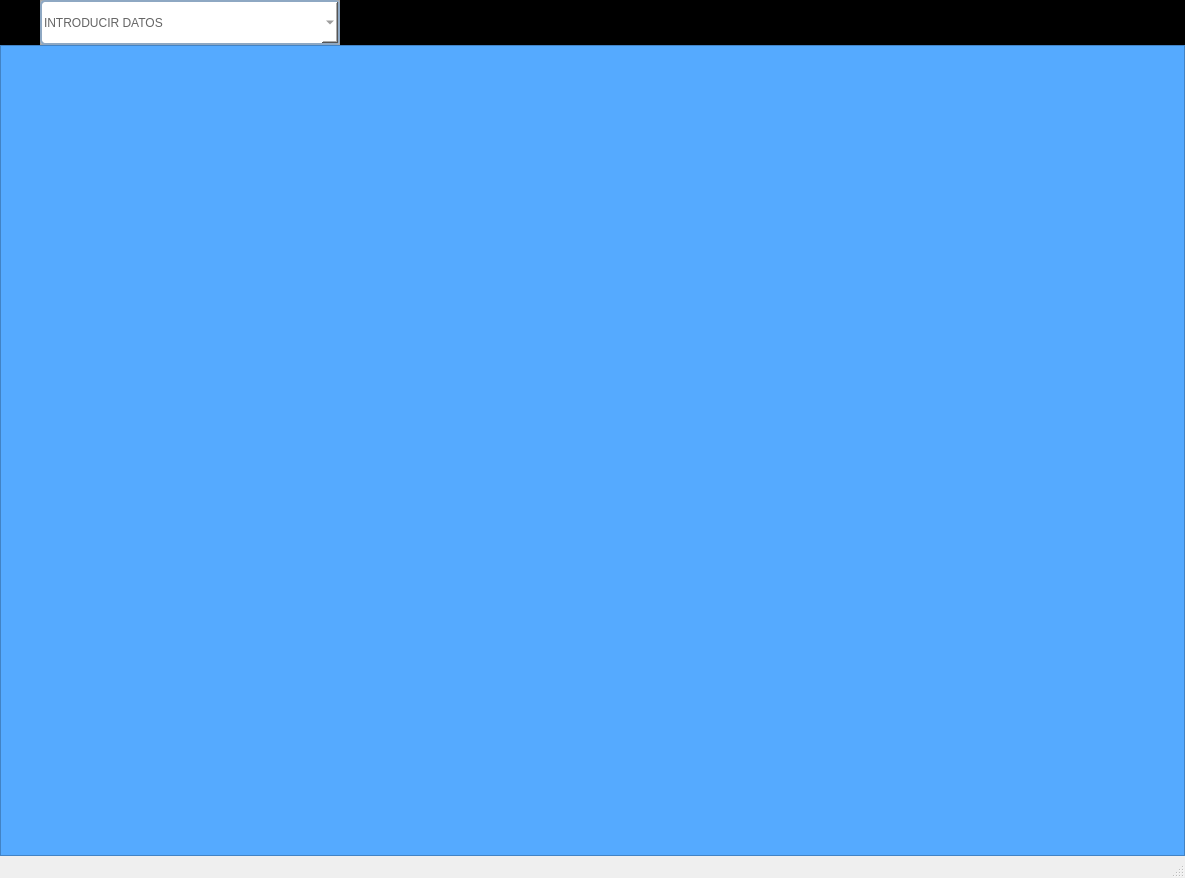
<?xml version="1.0" encoding="UTF-8"?>
<ui version="4.0">
 <class>MainWindow</class>
 <widget class="QMainWindow" name="MainWindow">
  <property name="geometry">
   <rect>
    <x>0</x>
    <y>0</y>
    <width>1185</width>
    <height>878</height>
   </rect>
  </property>
  <property name="windowTitle">
   <string>MainWindow</string>
  </property>
  <widget class="QWidget" name="centralwidget">
   <layout class="QVBoxLayout" name="verticalLayout" stretch="0,0">
    <property name="spacing">
     <number>0</number>
    </property>
    <property name="leftMargin">
     <number>0</number>
    </property>
    <property name="topMargin">
     <number>0</number>
    </property>
    <property name="rightMargin">
     <number>0</number>
    </property>
    <property name="bottomMargin">
     <number>0</number>
    </property>
    <item>
     <widget class="QFrame" name="frame">
      <property name="maximumSize">
       <size>
        <width>16777215</width>
        <height>45</height>
       </size>
      </property>
      <property name="styleSheet">
       <string notr="true">background-color: rgb(0, 0, 0);</string>
      </property>
      <property name="frameShape">
       <enum>QFrame::StyledPanel</enum>
      </property>
      <property name="frameShadow">
       <enum>QFrame::Raised</enum>
      </property>
      <widget class="QFrame" name="frame_3">
       <property name="geometry">
        <rect>
         <x>40</x>
         <y>0</y>
         <width>300</width>
         <height>45</height>
        </rect>
       </property>
       <property name="minimumSize">
        <size>
         <width>200</width>
         <height>0</height>
        </size>
       </property>
       <property name="maximumSize">
        <size>
         <width>300</width>
         <height>45</height>
        </size>
       </property>
       <property name="styleSheet">
        <string notr="true">background-color: rgb(216, 216, 216);</string>
       </property>
       <property name="frameShape">
        <enum>QFrame::StyledPanel</enum>
       </property>
       <property name="frameShadow">
        <enum>QFrame::Raised</enum>
       </property>
       <widget class="QComboBox" name="cb_paginas">
        <property name="geometry">
         <rect>
          <x>0</x>
          <y>0</y>
          <width>300</width>
          <height>45</height>
         </rect>
        </property>
        <property name="minimumSize">
         <size>
          <width>200</width>
          <height>0</height>
         </size>
        </property>
        <property name="maximumSize">
         <size>
          <width>300</width>
          <height>45</height>
         </size>
        </property>
        <property name="font">
         <font>
          <family>Times New Roman</family>
          <pointsize>14</pointsize>
          <weight>9</weight>
          <italic>false</italic>
          <bold>false</bold>
         </font>
        </property>
        <property name="toolTip">
         <string/>
        </property>
        <property name="styleSheet">
         <string notr="true">QComboBox{
	/* Borde */
	border: 2px solid rgb(142, 168, 195);
	border-radius: 5px;

	/* Color de fondo */
	background-color:rgb(255, 255, 255); 

	/* Color de Letras */
	color: rgb(100,100,100);

	/* Formato de Letras */
	font: 75 14pt &quot;Times New Roman&quot;;
}



QComboBox:hover{
	/* Borde */
	border: 2px solid rgb(255, 195, 15)

}





</string>
        </property>
        <property name="editable">
         <bool>true</bool>
        </property>
        <property name="currentText">
         <string>INTRODUCIR DATOS</string>
        </property>
        <item>
         <property name="text">
          <string>INTRODUCIR DATOS</string>
         </property>
        </item>
        <item>
         <property name="text">
          <string>MATRIZ DE RIGIDEZ</string>
         </property>
        </item>
        <item>
         <property name="text">
          <string>RESULTADOS Y DIAGRAMAS</string>
         </property>
        </item>
       </widget>
      </widget>
     </widget>
    </item>
    <item>
     <widget class="QFrame" name="frame_2">
      <property name="font">
       <font>
        <family>Times New Roman</family>
        <pointsize>14</pointsize>
        <weight>75</weight>
        <italic>false</italic>
        <bold>true</bold>
        <underline>false</underline>
        <strikeout>false</strikeout>
       </font>
      </property>
      <property name="styleSheet">
       <string notr="true">background-color: rgb(85, 170, 255);</string>
      </property>
      <property name="frameShape">
       <enum>QFrame::StyledPanel</enum>
      </property>
      <property name="frameShadow">
       <enum>QFrame::Raised</enum>
      </property>
     </widget>
    </item>
   </layout>
  </widget>
  <widget class="QMenuBar" name="menubar">
   <property name="geometry">
    <rect>
     <x>0</x>
     <y>0</y>
     <width>1185</width>
     <height>22</height>
    </rect>
   </property>
  </widget>
  <widget class="QStatusBar" name="statusbar"/>
 </widget>
 <resources/>
 <connections/>
</ui>
